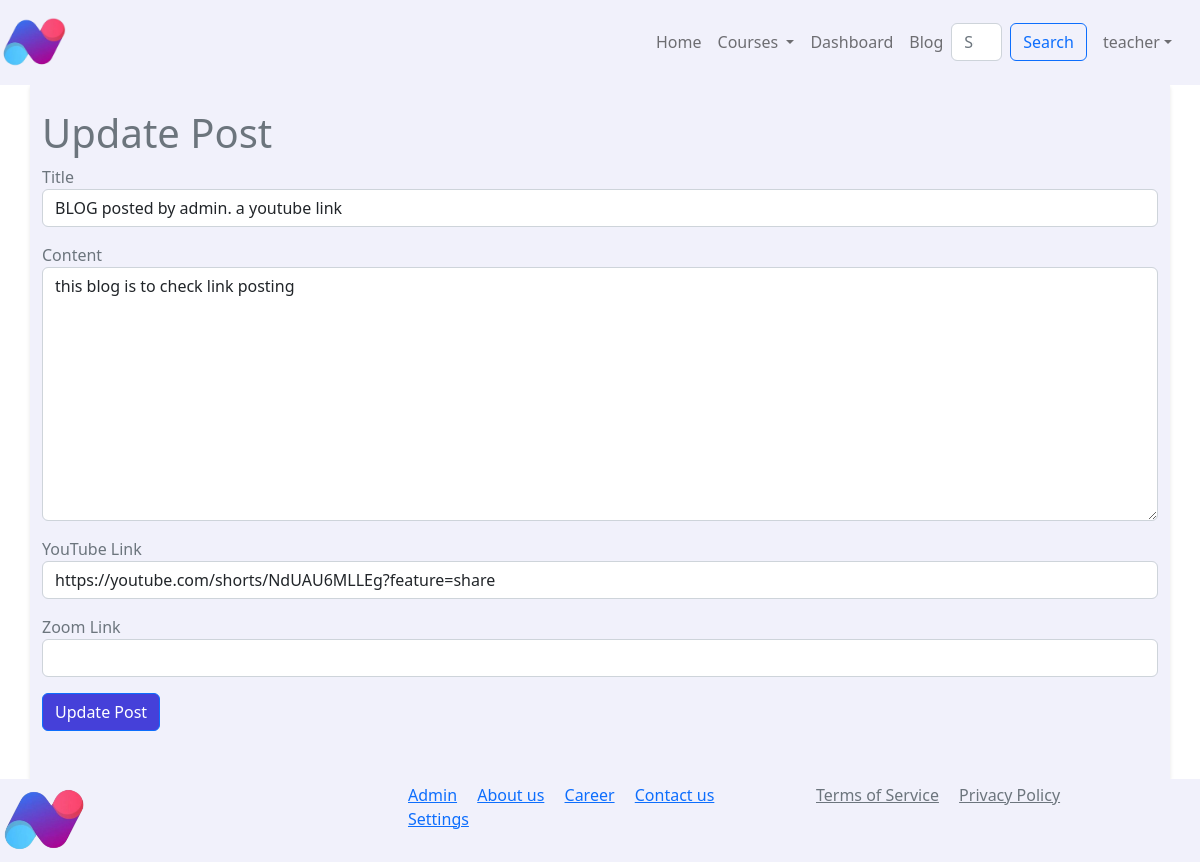
The app's page /update_post/7/ (signed in) with its own data.
### app/models.py (models this page shows, shortened)
class Post(models.Model):
    title = models.CharField(max_length=200)
    content = models.TextField()
    date_posted = models.DateTimeField(default=timezone.now)
    author = models.ForeignKey(User, on_delete=models.CASCADE)
    youtube_link = models.URLField(blank=True)
    zoom_link = models.URLField(blank=True)

### app/views.py (the view)
# urls.py: path('update_post/<int:post_id>/', views.update_post, name='update_post'),
@login_required
def update_post(request, post_id):
    post = get_object_or_404(Post, id=post_id)
    if request.method == 'POST':
        form = PostForm(request.POST, instance=post)
        if form.is_valid():
            form.save()
            return redirect('blog')
    else:
        form = PostForm(instance=post)
    context = {
        'form': form,
        'post_id': post_id
    }
    return render(request, 'app/update_post.html', context)

### app/views.py
class PostForm(forms.ModelForm):
    class Meta:
        model = Post
        fields = ['title', 'content', 'youtube_link', 'zoom_link']

### app/templates/app/update_post.html (shortened to what this page needs)
{% extends 'app/base.html' %}
{% load static %}
{% block main-content %}
<div class="container py-4" style="background-color: #F1F1FB; box-shadow: 0px 2px 4px rgba(0, 0, 0, 0.1);">
  <div class="row mb-4">
    <div class="col-12">
      <h1 class="text-muted">Update Post</h1>
      <form method="POST">
        <div class="form-group mb-3">
          <label for="title" class="text-muted">Title</label>
          <input type="text" class="form-control" id="title" name="title" value="{{ form.title.value }}">
        </div>
        <div class="form-group mb-3">
          <label for="content" class="text-muted">Content</label>
          <textarea class="form-control" id="content" name="content" rows="10">{{ form.content.value }}</textarea>
        </div>
        <div class="form-group mb-3">
          <label for="youtube_link" class="text-muted">YouTube Link</label>
          <input type="url" class="form-control" id="youtube_link" name="youtube_link" value="{{ form.youtube_link.value }}">
        </div>
        <div class="form-group mb-3">
          <label for="zoom_link" class="text-muted">Zoom Link</label>
          <input type="url" class="form-control" id="zoom_link" name="zoom_link" value="{{ form.zoom_link.value }}">
        </div>
        <button type="submit" class="btn btn-primary" style="background-color: #4540D9;">Update Post</button>
      </form>
    </div>
  </div>
</div>
{% endblock main-content %}

### app/templates/app/base.html (shortened to what this page needs)
<!DOCTYPE html>
{% load static %}
<html lang="en">
<head>
    <link href="https://cdn.jsdelivr.net/npm/bootstrap@5.2.3/dist/css/bootstrap.min.css" rel="stylesheet"
>
    <link rel="stylesheet" href="{% static 'app/css/owl.carousel.min.css'%}"/>
    <link rel="stylesheet" href="{% static 'app/css/all.min.css'%}"/>
    <link rel="stylesheet" href="{% static 'app/css/style.css'%}"/>
</head>
<body>
<nav class="navbar navbar-expand-lg" style="background-color: #F1F1FB;" >
     <a class="navbar-brand" href="#">
            <img src="{% static 'app/images/lg.png' %}" alt="INKRONIX E-LEARNING logo" style="max-width: 70px; margin-right: 550px; "  />
        </a>
  <div class="container-fluid">
    <div class="collapse navbar-collapse" id="navbarSupportedContent">
      <ul class="navbar-nav me-auto mb-2 mb-lg-0">
          <li class="nav-item">
          <a class="nav-link" href="/">Home</a>
        </li>
        <li class="nav-item dropdown">
          <a class="nav-link dropdown-toggle" href="#" role="button" data-bs-toggle="dropdown" aria-expanded="false">
            Courses
          </a>
        </li>
 {% if request.user.is_authenticated %}
          <li class="nav-item">
         <a class="nav-link" href="{% url 'my_view' %}">Dashboard</a>
        </li>
          <li class="nav-item">
          <a class="nav-link" href="{% url 'blog' %}">Blog</a>
        </li>
      </ul>
{% endif %}
     <form class="d-flex" role="search" style="margin-right: auto;">
        <input class="form-control me-2" type="search" placeholder="Search" aria-label="Search">
        <button class="btn btn-outline-primary" type="submit">Search</button>
      </form>
 {% if request.user.is_authenticated %}
      <ul class="navbar-nav me-auto mb-2 mb-lg-0">
          <li class="nav-item dropdown mx-2">
              <a class="nav-link dropdown-toggle" href="#"
                 id="profileDropdown" role="button" data-bs-toggle="dropdown" aria-expanded="false">{{request.user}}</a>
          </li>
          {% endif %}
      </ul>
          </div>
  </div>
</nav>
 {% block main-content %}{% endblock main-content %}
<footer style="background-color: #F1F1FB;" class="py-1">
    <div class="row">
        <div class="col">
      <div>
           <img src="{% static 'app/images/lg.png' %}" alt="INKRONIX E-LEARNING logo" style="max-width: 90px;"  />
      </div>
    </div>
<div class="col">
        <a href="{% url 'admin:index' %}" class="link-primary">Admin</a>
        <a href="{% url 'about' %}" class="link-primary">About us</a>
        <a href="#" class="link-primary">Career</a>
        <a href="{% url 'contact' %}" class="link-primary">Contact us</a>
        <a href="#" class="link-primary">Settings</a>
</div>
        <div class="col">
        <a href="#" class="text-muted me-3">Terms of Service</a>
        <a href="#" class="text-muted">Privacy Policy</a>
</div>
    </div>
</footer>
</body>
</html>

### records on screen
Post: title "BLOG posted by admin. a youtube link", content "this blog is to check link posting", youtube_link "https://youtube.com/shorts/NdUAU6MLLEg?feature=share"

### other values on screen
{{ request.user }} "teacher"
